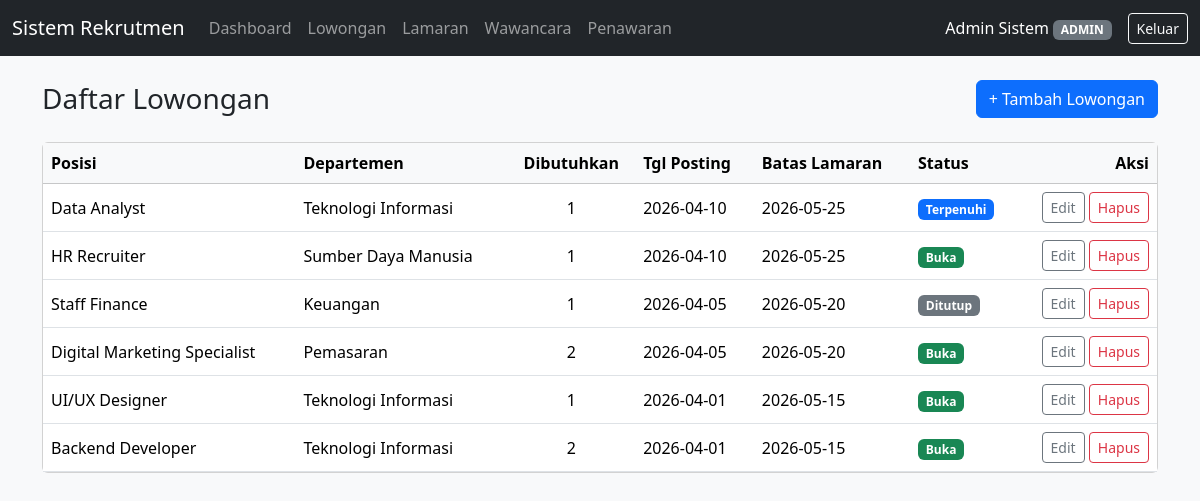
Page /lowongan.php (signed in) on the committed database.
### tables this page shows
CREATE TABLE lowongan (
    id_lowongan        INT AUTO_INCREMENT PRIMARY KEY,
    id_departemen      INT NOT NULL,
    posisi             VARCHAR(100) NOT NULL,
    kualifikasi        TEXT,
    jumlah_dibutuhkan  INT NOT NULL DEFAULT 1,
    tanggal_posting    DATE NOT NULL,
    batas_lamaran      DATE NOT NULL,
    status             ENUM('Buka','Ditutup','Terpenuhi') NOT NULL DEFAULT 'Buka',
    CONSTRAINT fk_lowongan_departemen FOREIGN KEY (id_departemen)
        REFERENCES departemen(id_departemen) ON UPDATE CASCADE ON DELETE RESTRICT,
    CONSTRAINT chk_batas_lamaran CHECK (batas_lamaran >= tanggal_posting)
);

CREATE TABLE departemen (
    id_departemen   INT AUTO_INCREMENT PRIMARY KEY,
    nama_departemen VARCHAR(100) NOT NULL,
    keterangan      VARCHAR(255),
    created_at      TIMESTAMP DEFAULT CURRENT_TIMESTAMP
);

### includes/auth.php (called while the page is built, shortened)
<?php
function current_user(): array
{
    return [
        'id_user' => $_SESSION['id_user'] ?? null,
        'nama'    => $_SESSION['nama'] ?? null,
        'role'    => $_SESSION['role'] ?? null,
    ];
}

### lowongan.php (the view, shortened to what this page needs)
<?php
require_once 'config/database.php';
require_once 'includes/header.php';
$user = current_user();
$can_edit = in_array($user['role'], ['admin', 'hrd'], true);
$lowongan = $pdo->query("
    SELECT low.*, dep.nama_departemen
    FROM lowongan low
    JOIN departemen dep ON dep.id_departemen = low.id_departemen
    ORDER BY low.id_lowongan DESC
")->fetchAll();
function badge_status_lowongan(string $status): string
{
    if ($status === 'Buka')      return 'success';
    if ($status === 'Ditutup')   return 'secondary';
    if ($status === 'Terpenuhi') return 'primary';
    return 'light';
}
?>
<div class="d-flex justify-content-between align-items-center mb-4">
    <h3 class="mb-0">Daftar Lowongan</h3>
    <?php if ($can_edit): ?>
        <a href="lowongan_form.php" class="btn btn-primary">+ Tambah Lowongan</a>
    <?php endif; ?>
</div>
<div class="card">
    <div class="table-responsive">
        <table class="table table-hover mb-0 align-middle">
            <thead class="table-light">
                <tr>
                    <th>Posisi</th>
                    <th>Departemen</th>
                    <th class="text-center">Dibutuhkan</th>
                    <th>Tgl Posting</th>
                    <th>Batas Lamaran</th>
                    <th>Status</th>
                    <?php if ($can_edit): ?><th class="text-end">Aksi</th><?php endif; ?>
                </tr>
            </thead>
            <tbody>
                <?php foreach ($lowongan as $row): ?>
                <tr>
                    <td><?= htmlspecialchars($row['posisi']) ?></td>
                    <td><?= htmlspecialchars($row['nama_departemen']) ?></td>
                    <td class="text-center"><?= (int) $row['jumlah_dibutuhkan'] ?></td>
                    <td><?= htmlspecialchars($row['tanggal_posting']) ?></td>
                    <td><?= htmlspecialchars($row['batas_lamaran']) ?></td>
                    <td>
                        <span class="badge bg-<?= badge_status_lowongan($row['status']) ?>">
                            <?= htmlspecialchars($row['status']) ?>
                        </span>
                    </td>
                    <?php if ($can_edit): ?>
                    <td class="text-end">
                        <a href="lowongan_form.php?id=<?= $row['id_lowongan'] ?>" class="btn btn-sm btn-outline-secondary">Edit</a>
                        <form action="lowongan_delete.php" method="POST" class="d-inline"
                              onsubmit="return confirm('Yakin hapus lowongan &quot;<?= htmlspecialchars($row['posisi']) ?>&quot;?');">
                            <button type="submit" class="btn btn-sm btn-outline-danger">Hapus</button>
                        </form>
                    </td>
                    <?php endif; ?>
                </tr>
                <?php endforeach; ?>
            </tbody>
        </table>
    </div>
</div>
<?php require_once 'includes/footer.php'; ?>

### rows in the picture
lowongan: posisi "Data Analyst", id_departemen.nama_departemen "Teknologi Informasi", jumlah_dibutuhkan "1", tanggal_posting "2026-04-10", batas_lamaran "2026-05-25", status "Terpenuhi"
lowongan: posisi "HR Recruiter", id_departemen.nama_departemen "Sumber Daya Manusia", jumlah_dibutuhkan "1", tanggal_posting "2026-04-10", batas_lamaran "2026-05-25", status "Buka"
lowongan: posisi "Staff Finance", id_departemen.nama_departemen "Keuangan", jumlah_dibutuhkan "1", tanggal_posting "2026-04-05", batas_lamaran "2026-05-20", status "Ditutup"
lowongan: posisi "Digital Marketing Specialist", id_departemen.nama_departemen "Pemasaran", jumlah_dibutuhkan "2", tanggal_posting "2026-04-05", batas_lamaran "2026-05-20", status "Buka"
lowongan: posisi "UI/UX Designer", id_departemen.nama_departemen "Teknologi Informasi", jumlah_dibutuhkan "1", tanggal_posting "2026-04-01", batas_lamaran "2026-05-15", status "Buka"
lowongan: posisi "Backend Developer", id_departemen.nama_departemen "Teknologi Informasi", jumlah_dibutuhkan "2", tanggal_posting "2026-04-01", batas_lamaran "2026-05-15", status "Buka"

### other values in the picture
$user['nama'] "Admin Sistem"
$user['role'] "ADMIN"
